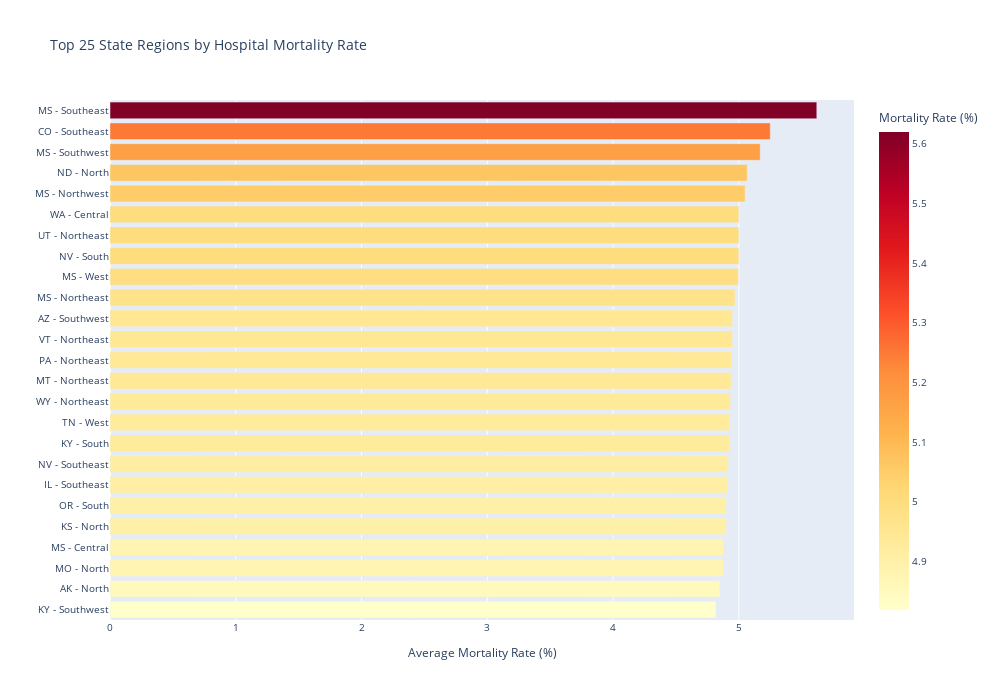
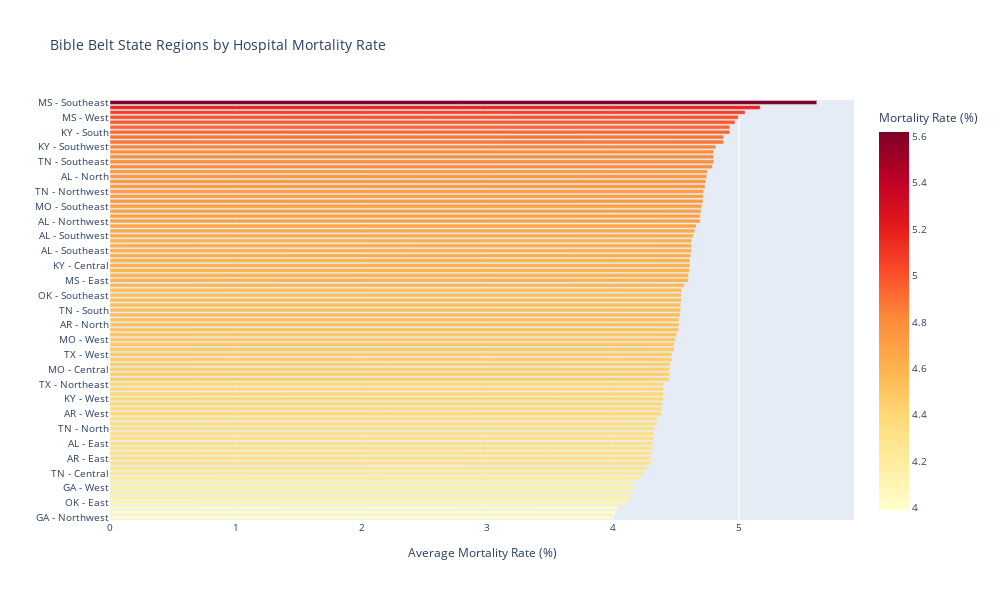

The code cell stored with these charts, in order, in its notebook:
### Code cell
import plotly.graph_objects as go
import plotly.express as px
import urllib.request
import json
import pandas as pd
import numpy as np

print("Creating State-Region Analysis (North/South/East/West/Central)...\n")

# Load GeoJSON and build county-to-coordinates mapping
county_geo_url = 'https://raw.githubusercontent.com/plotly/datasets/master/geojson-counties-fips.json'

state_fips_rev = {
    1: 'AL', 2: 'AK', 4: 'AZ', 5: 'AR', 6: 'CA', 8: 'CO', 9: 'CT', 10: 'DE', 12: 'FL', 13: 'GA',
    15: 'HI', 16: 'ID', 17: 'IL', 18: 'IN', 19: 'IA', 20: 'KS', 21: 'KY', 22: 'LA', 23: 'ME', 24: 'MD',
    25: 'MA', 26: 'MI', 27: 'MN', 28: 'MS', 29: 'MO', 30: 'MT', 31: 'NE', 32: 'NV', 33: 'NH', 34: 'NJ',
    35: 'NM', 36: 'NY', 37: 'NC', 38: 'ND', 39: 'OH', 40: 'OK', 41: 'OR', 42: 'PA', 44: 'RI', 45: 'SC',
    46: 'SD', 47: 'TN', 48: 'TX', 49: 'UT', 50: 'VT', 51: 'VA', 53: 'WA', 54: 'WV', 55: 'WI', 56: 'WY'
}

with urllib.request.urlopen(county_geo_url) as response:
    counties_geojson = json.loads(response.read())

# Build county name to coordinates mapping
county_coords_map = {}
for feature in counties_geojson['features']:
    fips = str(feature['id']).zfill(5)
    geometry = feature['geometry']
    county_name = feature.get('properties', {}).get('NAME', '').upper()
    state_code = int(fips[:2])
    
    if state_code not in state_fips_rev:
        continue
    
    state_abbr = state_fips_rev[state_code]
    
    try:
        if geometry['type'] == 'Polygon':
            coords = geometry['coordinates'][0]
        elif geometry['type'] == 'MultiPolygon':
            coords = geometry['coordinates'][0][0]
        else:
            continue
        
        lats = [c[1] for c in coords]
        lons = [c[0] for c in coords]
        centroid_lat = sum(lats) / len(lats)
        centroid_lon = sum(lons) / len(lons)
        
        county_coords_map[(county_name, state_abbr)] = (centroid_lat, centroid_lon)
    except:
        continue

print(f"Mapped {len(county_coords_map)} county coordinates")

# Aggregate county mortality by state
county_mortality = hybrid_hwm_clean.groupby(['County/Parish', 'State']).agg({
    'Score_numeric': ['mean', 'count'],
}).reset_index()

county_mortality.columns = ['County', 'State', 'Avg_Mortality_Rate', 'Hospital_Count']

# Add coordinates to mortality data
def get_county_coords(county, state):
    county_clean = county.upper()
    return county_coords_map.get((county_clean, state), (None, None))

county_mortality[['Latitude', 'Longitude']] = county_mortality.apply(
    lambda row: pd.Series(get_county_coords(row['County'], row['State'])),
    axis=1
)

county_mortality = county_mortality[county_mortality['Latitude'].notna()].copy()

# Classify counties into regions within each state
def classify_region(state, lat, lon):
    """Classify county into region (North/South/East/West/Central) within its state"""
    # Get all counties in this state
    state_counties = county_mortality[county_mortality['State'] == state]
    
    if len(state_counties) < 2:
        return 'Central'
    
    lats = state_counties['Latitude'].values
    lons = state_counties['Longitude'].values
    
    lat_min, lat_max = lats.min(), lats.max()
    lon_min, lon_max = lons.min(), lons.max()
    
    lat_range = lat_max - lat_min
    lon_range = lon_max - lon_min
    
    # Normalize position (0 to 1)
    if lat_range > 0:
        lat_pos = (lat - lat_min) / lat_range
    else:
        lat_pos = 0.5
    
    if lon_range > 0:
        lon_pos = (lon - lon_min) / lon_range
    else:
        lon_pos = 0.5
    
    # Classify: use quartiles
    # North: lat_pos > 0.66
    # South: lat_pos < 0.33
    # East: lon_pos > 0.66
    # West: lon_pos < 0.33
    # Central: middle
    
    if lat_pos > 0.66:
        if lon_pos > 0.66:
            return 'Northeast'
        elif lon_pos < 0.33:
            return 'Northwest'
        else:
            return 'North'
    elif lat_pos < 0.33:
        if lon_pos > 0.66:
            return 'Southeast'
        elif lon_pos < 0.33:
            return 'Southwest'
        else:
            return 'South'
    else:
        if lon_pos > 0.66:
            return 'East'
        elif lon_pos < 0.33:
            return 'West'
        else:
            return 'Central'

# Apply regional classification
county_mortality['Region'] = county_mortality.apply(
    lambda row: classify_region(row['State'], row['Latitude'], row['Longitude']),
    axis=1
)

# Aggregate by state and region
region_mortality = county_mortality.groupby(['State', 'Region']).agg({
    'Avg_Mortality_Rate': 'mean',
    'Hospital_Count': 'sum'
}).reset_index()

region_mortality['State_Region'] = region_mortality['State'] + ' - ' + region_mortality['Region']

print(f"\nTotal state-regions: {len(region_mortality)}")

print("\n" + "="*80)
print("TOP 25 STATE REGIONS BY MORTALITY RATE")
print("="*80)

top_regions = region_mortality.nlargest(25, 'Avg_Mortality_Rate')
print(f"\n{'State-Region':<30} {'Rate':<10} {'Hospitals':<10}")
print("-"*80)
for idx, row in top_regions.iterrows():
    print(f"{row['State_Region']:<30} {row['Avg_Mortality_Rate']:<10.2f} {int(row['Hospital_Count']):<10}")

# Bible Belt states
bible_belt_states = ['MS', 'LA', 'AL', 'AR', 'TN', 'KY', 'OK', 'MO', 'TX', 'GA']
bible_belt_regions = region_mortality[region_mortality['State'].isin(bible_belt_states)]

print("\n" + "="*80)
print("BIBLE BELT REGIONS BY MORTALITY RATE")
print("="*80)

bible_belt_sorted = bible_belt_regions.sort_values('Avg_Mortality_Rate', ascending=False)
print(f"\n{'State-Region':<30} {'Rate':<10} {'Hospitals':<10}")
print("-"*80)
for idx, row in bible_belt_sorted.iterrows():
    print(f"{row['State_Region']:<30} {row['Avg_Mortality_Rate']:<10.2f} {int(row['Hospital_Count']):<10}")

# Create visualizations
print("\n" + "="*80)
print("Creating visualizations...")
print("="*80 + "\n")

# Bar chart of top regions
fig_top_regions = px.bar(
    top_regions,
    x='Avg_Mortality_Rate',
    y='State_Region',
    orientation='h',
    color='Avg_Mortality_Rate',
    color_continuous_scale='YlOrRd',
    hover_data={'Hospital_Count': True},
    title='Top 25 State Regions by Hospital Mortality Rate',
    labels={'Avg_Mortality_Rate': 'Mortality Rate (%)', 'State_Region': ''},
    height=700,
    width=1000
)

fig_top_regions.update_layout(
    yaxis={'categoryorder': 'total ascending'},
    xaxis_title='Average Mortality Rate (%)',
    font=dict(size=10)
)

fig_top_regions.write_html('hospital_mortality_regions_chart.html')
print("✓ Saved: hospital_mortality_regions_chart.html")

# Bible Belt focused chart
fig_bible_belt_regions = px.bar(
    bible_belt_sorted,
    x='Avg_Mortality_Rate',
    y='State_Region',
    orientation='h',
    color='Avg_Mortality_Rate',
    color_continuous_scale='YlOrRd',
    hover_data={'Hospital_Count': True},
    title='Bible Belt State Regions by Hospital Mortality Rate',
    labels={'Avg_Mortality_Rate': 'Mortality Rate (%)', 'State_Region': ''},
    height=600,
    width=1000
)

fig_bible_belt_regions.update_layout(
    yaxis={'categoryorder': 'total ascending'},
    xaxis_title='Average Mortality Rate (%)',
    font=dict(size=10)
)

fig_bible_belt_regions.write_html('hospital_mortality_bible_belt_regions_chart.html')
print("✓ Saved: hospital_mortality_bible_belt_regions_chart.html")

# Regional comparison by state
state_summary = region_mortality.groupby('State').agg({
    'Avg_Mortality_Rate': 'mean',
    'Hospital_Count': 'sum'
}).reset_index().sort_values('Avg_Mortality_Rate', ascending=False)

print("\n" + "="*80)
print("AVERAGE MORTALITY BY STATE (across all regions)")
print("="*80)
print(f"\n{'State':<8} {'Rate':<10} {'Hospitals':<10}")
print("-"*40)
for idx, row in state_summary.head(15).iterrows():
    print(f"{row['State']:<8} {row['Avg_Mortality_Rate']:<10.2f} {int(row['Hospital_Count']):<10}")

print("\n" + "="*80)
print("STATE-REGION ANALYSIS COMPLETE")
print("="*80)
print("\nVisualizations created:")
print("  1. hospital_mortality_regions_chart.html - Top 25 regions nationally")
print("  2. hospital_mortality_bible_belt_regions_chart.html - Bible Belt regions")
print("\nThis finer-grained analysis shows geographic patterns WITHIN states,")
print("revealing which parts of each state struggle with hospital mortality.")
print("="*80)

fig_top_regions.show()
fig_bible_belt_regions.show()

### Figure 1 — Plotly figure (JSON) as saved in the notebook; plotly's stock layout.template omitted (floating-point values rounded to 4 significant figures)
{"data": [{"customdata": [[7], [2], [6], [4], [4], [1], [1], [1], [9], [14], [2], [2], [8], [5], [3], [7], [10], [16], [10], [9], [2], [10], [9], [2], [11]], "hovertemplate": "Mortality Rate (%)=%{marker.color}<br>=%{y}<br>Hospital_Count=%{customdata[0]}<extra></extra>", "legendgroup": "", "marker": {"color": [5.62, 5.25, 5.17, 5.067, 5.05, 5.0, 5.0, 5.0, 4.996, 4.969, 4.95, 4.95, 4.942, 4.94, 4.933, 4.929, 4.928, 4.917, 4.911, 4.9, 4.9, 4.879, 4.878, 4.85, 4.818], "coloraxis": "coloraxis", "pattern": {"shape": ""}}, "name": "", "orientation": "h", "showlegend": false, "textposition": "auto", "type": "bar", "x": [5.62, 5.25, 5.17, 5.067, 5.05, 5.0, 5.0, 5.0, 4.996, 4.969, 4.95, 4.95, 4.942, 4.94, 4.933, 4.929, 4.928, 4.917, 4.911, 4.9, 4.9, 4.879, 4.878, 4.85, 4.818], "xaxis": "x", "y": ["MS - Southeast", "CO - Southeast", "MS - Southwest", "ND - North", "MS - Northwest", "NV - South", "UT - Northeast", "WA - Central", "MS - West", "MS - Northeast", "AZ - Southwest", "VT - Northeast", "PA - Northeast", "MT - Northeast", "WY - Northeast", "TN - West", "KY - South", "NV - Southeast", "IL - Southeast", "KS - North", "OR - South", "MS - Central", "MO - North", "AK - North", "KY - Southwest"], "yaxis": "y"}], "layout": {"barmode": "relative", "coloraxis": {"colorbar": {"title": {"text": "Mortality Rate (%)"}}, "colorscale": [[0, "rgb(255,255,204)"], [0.125, "rgb(255,237,160)"], [0.25, "rgb(254,217,118)"], [0.375, "rgb(254,178,76)"], [0.5, "rgb(253,141,60)"], [0.625, "rgb(252,78,42)"], [0.75, "rgb(227,26,28)"], [0.875, "rgb(189,0,38)"], [1, "rgb(128,0,38)"]]}, "font": {"size": 10}, "height": 700, "legend": {"tracegroupgap": 0}, "title": {"text": "Top 25 State Regions by Hospital Mortality Rate"}, "width": 1000, "xaxis": {"anchor": "y", "domain": [0, 1], "title": {"text": "Average Mortality Rate (%)"}}, "yaxis": {"anchor": "x", "categoryorder": "total ascending", "domain": [0, 1], "title": {"text": ""}}}}

### Figure 2 — Plotly figure (JSON) as saved in the notebook; plotly's stock layout.template omitted (floating-point values rounded to 4 significant figures)
{"data": [{"customdata": [[7], [6], [4], [9], [14], [7], [10], [10], [9], [11], [14], [1], [4], [10], [5], [16], [6], [9], [5], [6], [7], [9], [7], [11], [9], [12], [8], [11], [5], [10], [4], [14], [29], [9], [13], [3], [5], [6], [15], [10], [8], [8], [12], [4], [3], [7], [11], [15], [16], [11], [5], [12], [13], [9], [25], [8], [30], [33], [10], [9], [3], [9], [23], [10], [2], [22], [17], [6], [5], [7], [146], [2], [3], [1], [19], [9], [27], [8], [10], [2], [7], [10], [10], [22], [30]], "hovertemplate": "Mortality Rate (%)=%{marker.color}<br>=%{y}<br>Hospital_Count=%{customdata[0]}<extra></extra>", "legendgroup": "", "marker": {"color": [5.62, 5.17, 5.05, 4.996, 4.969, 4.929, 4.928, 4.879, 4.878, 4.818, 4.8, 4.8, 4.8, 4.789, 4.75, 4.745, 4.738, 4.731, 4.72, 4.717, 4.714, 4.706, 4.7, 4.694, 4.694, 4.662, 4.65, 4.638, 4.625, 4.625, 4.625, 4.618, 4.612, 4.611, 4.606, 4.6, 4.6, 4.567, 4.545, 4.544, 4.543, 4.539, 4.537, 4.533, 4.525, 4.525, 4.522, 4.507, 4.496, 4.489, 4.487, 4.469, 4.468, 4.454, 4.45, 4.45, 4.448, 4.401, 4.4, 4.4, 4.4, 4.392, 4.386, 4.383, 4.35, 4.349, 4.33, 4.325, 4.32, 4.317, 4.314, 4.3, 4.3, 4.3, 4.276, 4.244, 4.209, 4.163, 4.16, 4.15, 4.143, 4.111, 4.043, 4.023, 3.989], "coloraxis": "coloraxis", "pattern": {"shape": ""}}, "name": "", "orientation": "h", "showlegend": false, "textposition": "auto", "type": "bar", "x": [5.62, 5.17, 5.05, 4.996, 4.969, 4.929, 4.928, 4.879, 4.878, 4.818, 4.8, 4.8, 4.8, 4.789, 4.75, 4.745, 4.738, 4.731, 4.72, 4.717, 4.714, 4.706, 4.7, 4.694, 4.694, 4.662, 4.65, 4.638, 4.625, 4.625, 4.625, 4.618, 4.612, 4.611, 4.606, 4.6, 4.6, 4.567, 4.545, 4.544, 4.543, 4.539, 4.537, 4.533, 4.525, 4.525, 4.522, 4.507, 4.496, 4.489, 4.487, 4.469, 4.468, 4.454, 4.45, 4.45, 4.448, 4.401, 4.4, 4.4, 4.4, 4.392, 4.386, 4.383, 4.35, 4.349, 4.33, 4.325, 4.32, 4.317, 4.314, 4.3, 4.3, 4.3, 4.276, 4.244, 4.209, 4.163, 4.16, 4.15, 4.143, 4.111, 4.043, 4.023, 3.989], "xaxis": "x", "y": ["MS - Southeast", "MS - Southwest", "MS - Northwest", "MS - West", "MS - Northeast", "TN - West", "KY - South", "MS - Central", "MO - North", "KY - Southwest", "LA - Northwest", "TN - Southeast", "AL - West", "LA - West", "MO - South", "AL - North", "AL - Northeast", "GA - South", "TN - Northwest", "AR - South", "MS - South", "MO - Southeast", "TN - Southwest", "AL - Northwest", "KY - Southeast", "LA - South", "GA - Southwest", "AL - Southwest", "AL - Southeast", "GA - Central", "LA - Southwest", "AR - Central", "OK - Central", "KY - Central", "LA - North", "TX - Northwest", "MS - East", "MS - North", "KY - East", "OK - Southeast", "AR - Northeast", "GA - East", "TN - South", "LA - Central", "LA - East", "AR - North", "GA - Southeast", "GA - North", "MO - West", "MO - Northwest", "AL - South", "TX - West", "TN - Northeast", "TN - East", "TX - Central", "MO - Central", "OK - Northeast", "TX - Northeast", "AR - Northwest", "OK - North", "KY - West", "AL - Central", "TX - South", "AR - West", "OK - Northwest", "TX - North", "TN - North", "OK - South", "AR - Southwest", "AL - East", "TX - East", "MO - Northeast", "AR - East", "TX - Southwest", "LA - Southeast", "TN - Central", "TX - Southeast", "MO - Southwest", "GA - West", "AR - Southeast", "KY - Northeast", "OK - East", "KY - North", "MO - East", "GA - Northwest"], "yaxis": "y"}], "layout": {"barmode": "relative", "coloraxis": {"colorbar": {"title": {"text": "Mortality Rate (%)"}}, "colorscale": [[0, "rgb(255,255,204)"], [0.125, "rgb(255,237,160)"], [0.25, "rgb(254,217,118)"], [0.375, "rgb(254,178,76)"], [0.5, "rgb(253,141,60)"], [0.625, "rgb(252,78,42)"], [0.75, "rgb(227,26,28)"], [0.875, "rgb(189,0,38)"], [1, "rgb(128,0,38)"]]}, "font": {"size": 10}, "height": 600, "legend": {"tracegroupgap": 0}, "title": {"text": "Bible Belt State Regions by Hospital Mortality Rate"}, "width": 1000, "xaxis": {"anchor": "y", "domain": [0, 1], "title": {"text": "Average Mortality Rate (%)"}}, "yaxis": {"anchor": "x", "categoryorder": "total ascending", "domain": [0, 1], "title": {"text": ""}}}}
